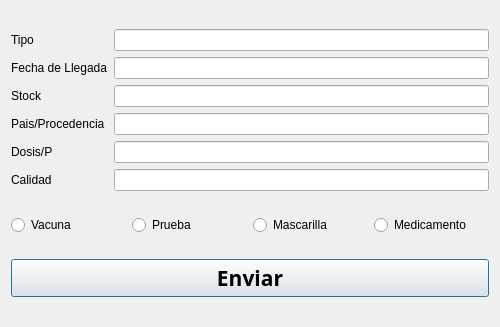
<?xml version="1.0" encoding="UTF-8"?>
<ui version="4.0">
 <class>AddSumi</class>
 <widget class="QDialog" name="AddSumi">
  <property name="geometry">
   <rect>
    <x>0</x>
    <y>0</y>
    <width>500</width>
    <height>327</height>
   </rect>
  </property>
  <property name="windowTitle">
   <string>Añadir Suministro</string>
  </property>
  <layout class="QGridLayout" name="gridLayout_2">
   <item row="0" column="0">
    <layout class="QGridLayout" name="gridLayout">
     <item row="1" column="0">
      <widget class="QLabel" name="label_2">
       <property name="text">
        <string>Fecha de Llegada</string>
       </property>
      </widget>
     </item>
     <item row="4" column="1">
      <widget class="QLineEdit" name="dosis">
       <property name="text">
        <string/>
       </property>
      </widget>
     </item>
     <item row="2" column="0">
      <widget class="QLabel" name="label_3">
       <property name="text">
        <string>Stock</string>
       </property>
      </widget>
     </item>
     <item row="5" column="1">
      <widget class="QLineEdit" name="calidad">
       <property name="text">
        <string/>
       </property>
      </widget>
     </item>
     <item row="0" column="1">
      <widget class="QLineEdit" name="tipo"/>
     </item>
     <item row="0" column="0">
      <widget class="QLabel" name="label">
       <property name="text">
        <string>Tipo</string>
       </property>
      </widget>
     </item>
     <item row="1" column="1">
      <widget class="QLineEdit" name="fecha"/>
     </item>
     <item row="3" column="1">
      <widget class="QLineEdit" name="pais">
       <property name="text">
        <string/>
       </property>
      </widget>
     </item>
     <item row="2" column="1">
      <widget class="QLineEdit" name="stock"/>
     </item>
     <item row="4" column="0">
      <widget class="QLabel" name="label_5">
       <property name="text">
        <string>Dosis/P</string>
       </property>
      </widget>
     </item>
     <item row="3" column="0">
      <widget class="QLabel" name="label_4">
       <property name="text">
        <string>Pais/Procedencia</string>
       </property>
      </widget>
     </item>
     <item row="5" column="0">
      <widget class="QLabel" name="label_6">
       <property name="text">
        <string>Calidad</string>
       </property>
      </widget>
     </item>
    </layout>
   </item>
   <item row="1" column="0">
    <layout class="QHBoxLayout" name="horizontalLayout">
     <item>
      <widget class="QRadioButton" name="vacuna">
       <property name="text">
        <string>Vacuna</string>
       </property>
      </widget>
     </item>
     <item>
      <widget class="QRadioButton" name="prueba">
       <property name="text">
        <string>Prueba</string>
       </property>
      </widget>
     </item>
     <item>
      <widget class="QRadioButton" name="mascarilla">
       <property name="text">
        <string>Mascarilla</string>
       </property>
      </widget>
     </item>
     <item>
      <widget class="QRadioButton" name="medicamento">
       <property name="text">
        <string>Medicamento</string>
       </property>
      </widget>
     </item>
    </layout>
   </item>
   <item row="2" column="0">
    <widget class="QPushButton" name="enviarpushbuton">
     <property name="font">
      <font>
       <family>Berlin Sans FB Demi</family>
       <pointsize>16</pointsize>
       <weight>75</weight>
       <bold>true</bold>
      </font>
     </property>
     <property name="cursor">
      <cursorShape>PointingHandCursor</cursorShape>
     </property>
     <property name="text">
      <string>Enviar</string>
     </property>
    </widget>
   </item>
  </layout>
 </widget>
 <resources/>
 <connections/>
</ui>
